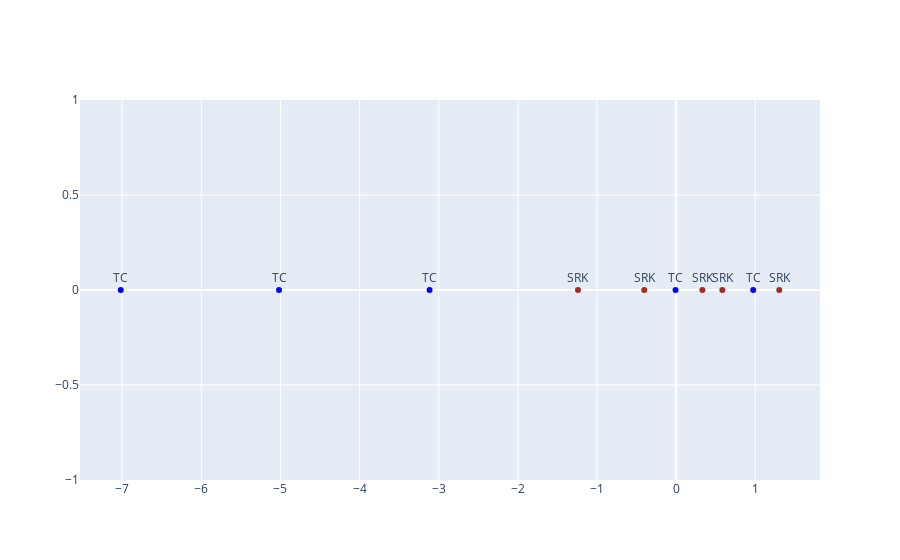

Notebook cell for this chart:
### Code cell
## Plot encodes on number line
points = []
color = {
    'SRK': 'brown',
    'TC': 'blue'
}
for image in list(images_dataset)[:len(images_dataset) // 2]:
    x = image.unsqueeze(0).detach()
    encode = loaded_model.encoder(x)
    points.append((encode.item(), 'SRK'))

for image in list(images_dataset)[len(images_dataset) // 2:]:
    x = image.unsqueeze(0).detach()
    encode = loaded_model.encoder(x)
    points.append((encode.item(), 'TC'))

fig = go.Figure()
fig.add_trace(go.Scatter(x = [t[0] for t in points], 
                         y = [0] * len(points), 
                         mode = 'markers+text', 
                         text = [t[1] for t in points], textposition='top center',
                         marker_color = [color[t[1]] for t in points]))

### Figure 1 — Plotly figure (JSON) as saved in the notebook; plotly's stock layout.template omitted (floating-point values rounded to 4 significant figures)
{"data": [{"marker": {"color": ["brown", "brown", "brown", "brown", "brown", "blue", "blue", "blue", "blue", "blue"]}, "mode": "markers+text", "text": ["SRK", "SRK", "SRK", "SRK", "SRK", "TC", "TC", "TC", "TC", "TC"], "textposition": "top center", "type": "scatter", "x": [-1.241, 1.303, 0.5834, -0.4033, 0.3315, -0.007411, -3.116, -5.018, 0.9737, -7.018], "y": [0, 0, 0, 0, 0, 0, 0, 0, 0, 0]}], "layout": {}}
